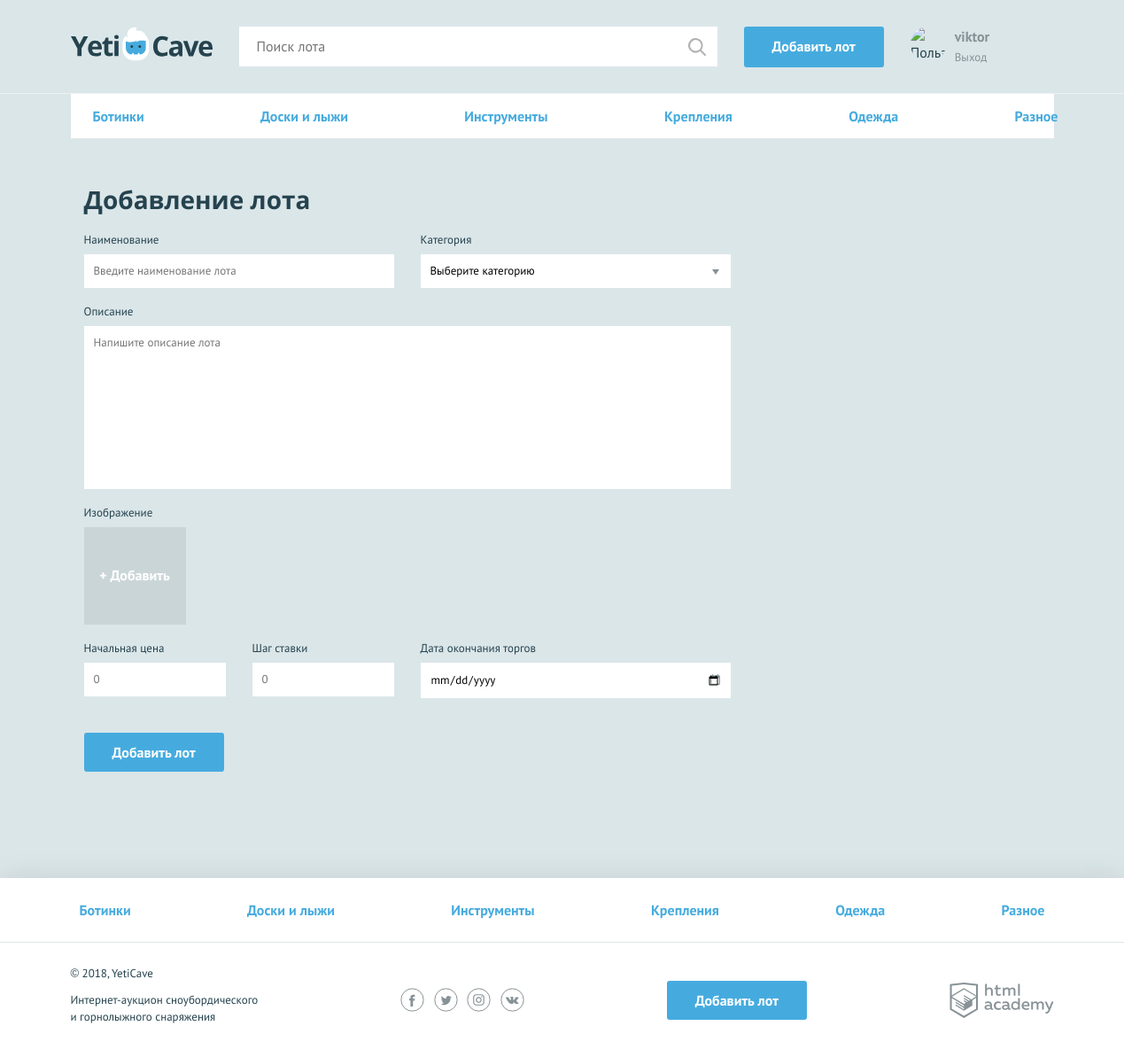
/add.php (signed in), run on the app's committed database.
### tables this page shows
CREATE TABLE categories (
  id INT(11) UNSIGNED NOT NULL AUTO_INCREMENT PRIMARY KEY,
  name CHAR(255) NOT NULL
);

### functions.php (called while the page is built, shortened)
<?php
function render_template($path, $data = []) {
    extract($data);
    require($path);
    $html = ob_get_clean();
    return $html;
}
function get_categories($con) {
    $sql = "SELECT name FROM categories";
    $result = mysqli_query($con, $sql);
    $categories = [];
    if (!$result) {
        $error = mysqli_error($con);
        print("Ошибка MySQL: ". $error);
    } else {
        $rows = mysqli_fetch_all($result, MYSQLI_ASSOC);
        foreach ($rows as $row) {
            $categories[] = $row['name'];
        }
    }
    return $categories;
}
function get_id_categories($con) {
    $sql = "SELECT name, id FROM categories";
    $result = mysqli_query($con, $sql);
    $categories = [];
    if (!$result) {
        $error = mysqli_error($con);
        print("Ошибка MySQL: ". $error);
    } else {
        $categories = mysqli_fetch_all($result, MYSQLI_ASSOC);
    }
    return $categories;
}
?>

### templates/add.php (the view, shortened to what this page needs)
<nav class="nav">
    <ul class="nav__list container">
        <?php foreach ($categories as $cat) {  ?>
            <li class="nav__item">
                <a href="all-lots.php?id_categ=<?php echo $cat['id'];?>"><?php echo htmlspecialchars($cat['name']);?></a>
            </li>
        <?php } ?>
    </ul>
  </nav>
  <form class="form form--add-lot container<?php echo ($errors) ? " form--invalid" : "" ?>" action="/add.php" method="post"  enctype="multipart/form-data">
    <h2>Добавление лота</h2>
    <div class="form__container-two">
      <div class="form__item<?php echo (isset($errors['lot-name'])) ? " form__item--invalid" : "" ?>">
        <label for="lot-name">Наименование</label>
        <?php $value = isset($lot['lot-name']) ? htmlspecialchars($lot['lot-name']) : ""; ?>
        <input id="lot-name" type="text" name="lot-name" placeholder="Введите наименование лота" value="<?php echo $value;?>">
      </div>
      <div class="form__item<?php echo (isset($errors['category'])) ? " form__item--invalid" : "" ?>">
        <label for="category">Категория</label>
        <select id="category" name="category" >
          <option value="">Выберите категорию</option>
        </select>
      </div>
    </div>
    <div class="form__item form__item--wide<?php echo (isset($errors['message'])) ? " form__item--invalid" : "" ?>">
      <label for="message">Описание</label>
      <?php $value = isset($lot['message']) ? htmlspecialchars($lot['message']) : ""; ?>
      <textarea id="message" name="message" placeholder="Напишите описание лота" ><?php echo $value;?></textarea>
    </div>
    <div class="form__item form__item--file <?php echo (isset($errors['file'])) ? " form__item--invalid " : "" ?> <?php echo (isset($lot['lot_img'])) ? " form__item--uploaded" : "" ?>">
      <label>Изображение</label>
      <div class="form__input-file">
        <label for="photo2">
          <span>+ Добавить</span>
        </label>
      </div>
    </div>
    <div class="form__container-three<?php echo (isset($errors['lot-rate'])) ? " form__item--invalid" : "" ?>">
      <div class="form__item form__item--small">
        <label for="lot-rate">Начальная цена</label>
        <?php $value = isset($lot['lot-rate']) ? htmlspecialchars($lot['lot-rate']) : "";?>
        <input id="lot-rate" type="number" name="lot-rate" placeholder="0" value="<?php echo $value;?>">
      </div>
      <div class="form__item form__item--small<?php echo (isset($errors['lot-step'])) ? " form__item--invalid" : "" ?>">
        <label for="lot-step">Шаг ставки</label>
        <?php $value = isset($lot['lot-step']) ? htmlspecialchars($lot['lot-step']) : ""; ?>
        <input id="lot-step" type="number" name="lot-step" placeholder="0" value="<?php echo $value;?>">
      </div>
      <div class="form__item<?php echo (isset($errors['lot-date'])) ? " form__item--invalid" : "" ?>">
        <label for="lot-date">Дата окончания торгов</label>
        <?php $value = isset($lot['lot-date']) ? htmlspecialchars($lot['lot-date']) : ""; ?>
        <input class="form__input-date" id="lot-date" type="date" name="lot-date" value="<?php echo $value;?>">
      </div>
    </div>
    <button type="submit" class="button">Добавить лот</button>
  </form>

### templates/layout.php (shortened to what this page needs)
<!DOCTYPE html>
<html lang="ru">
<head>
    <link href="css/normalize.min.css" rel="stylesheet">
    <link href="css/style.css" rel="stylesheet">
</head>
<body>
<header class="main-header">
    <div class="main-header__container container">
        <?php if ($main_page) { ?>
            <a class="main-header__logo">
        <?php } else { ?>
            <a class="main-header__logo" href="index.php">
        <?php }  ?>
            <img src="img/logo.svg" width="160" height="39" alt="Логотип компании YetiCave">
        </a>
        <form class="main-header__search" method="get" action="/search.php">
            <?php $value = isset($search) ? $search : ""; ?>
            <input type="search" name="search" placeholder="Поиск лота" value="<?php echo $value;?>">
            <input class="main-header__search-btn" type="submit" name="find" value="Найти">
        </form>
        <?php if (isset($_SESSION['user'])) { ?>
            <a class="main-header__add-lot button" href="add.php">Добавить лот</a>
        <?php } ?>
        <nav class="user-menu">
        <?php if($is_auth) { ?>
            <div class="user-menu__image">
                <img src="<?php echo $user_avatar; ?>" width="40" height="40" alt="Пользователь">
            </div>
            <div class="user-menu__logged">
                <p><?php echo $user_name; ?></p>
                <a href="/logout.php">Выход</a>
            </div>
        <?php } ?>
        </nav>
    </div>
</header>
<main class="container">
    <?php echo $main_section; ?>
</main>
<footer class="main-footer">
    <nav class="nav">
        <ul class="nav__list container">
            <?php foreach ($categories_id as $cat) {  ?>
                <li class="nav__item">
                    <a href="all-lots.php?id_categ=<?php echo $cat['id'];?>"><?php echo htmlspecialchars($cat['name']);?></a>
                </li>
            <?php } ?>
        </ul>
    </nav>
    <div class="main-footer__bottom container">
        <div class="main-footer__copyright">
            <p>© 2018, YetiCave</p>
            <p>Интернет-аукцион сноубордического и горнолыжного снаряжения</p>
        </div>
        <div class="main-footer__social social">
            <a class="social__link social__link--facebook" href="#">Facebook
            </a>
            <a class="social__link social__link--twitter" href="#">Twitter
            </a>
            <a class="social__link social__link--instagram" href="#">Instagram
            </a>
            <a class="social__link social__link--vkontakte" href="#">Вконтакте
            </a>
        </div>
        <?php if (isset($_SESSION['user'])) { ?>
            <a class="main-footer__add-lot button" href="/add.php">Добавить лот</a>
        <?php }?>
        <div class="main-footer__developed-by">
            <a class="logo-academy" href="https://htmlacademy.ru/intensive/php">HTML Academy
            </a>
        </div>
    </div>
</footer>
</body>
</html>

### data on the page
categories: name "Ботинки"
categories: name "Доски и лыжи"
categories: name "Инструменты"
categories: name "Крепления"
categories: name "Одежда"
categories: name "Разное"

### other printed values
$user_name "viktor"
